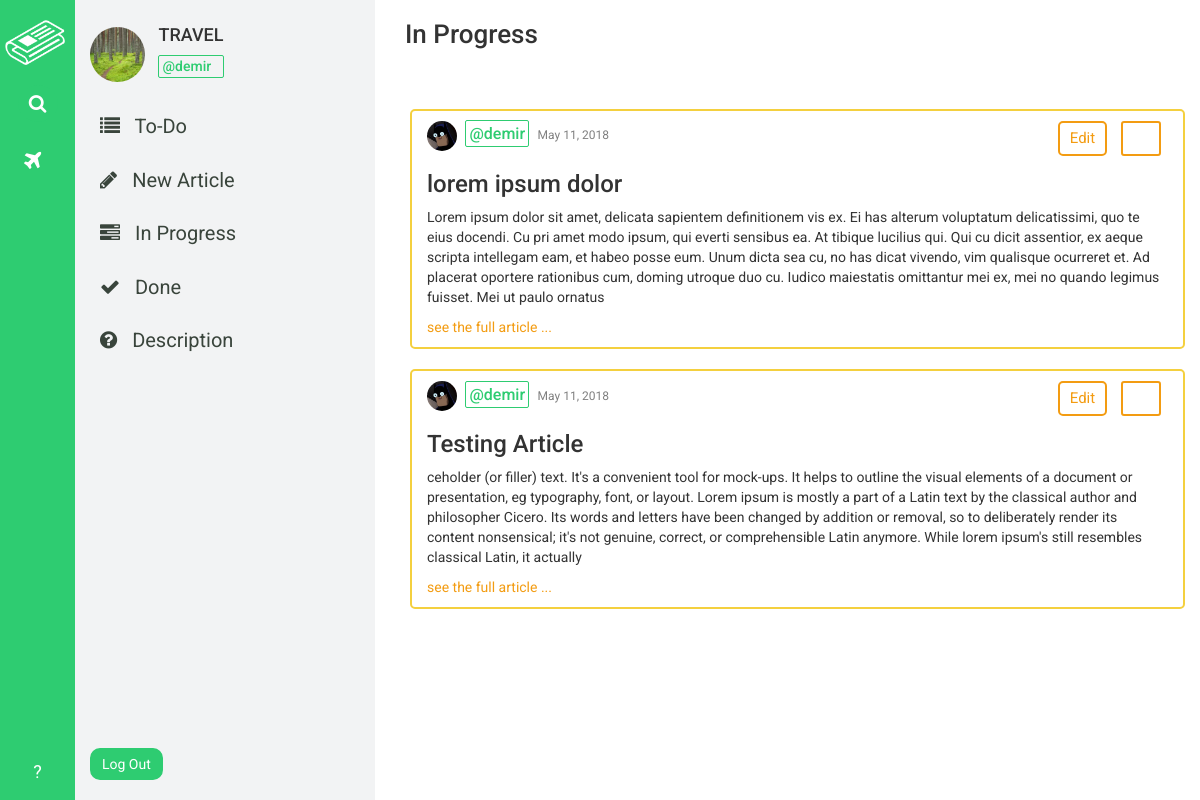
Before: /desk/TRAVEL/article/progress/ (signed in) with the older database file.
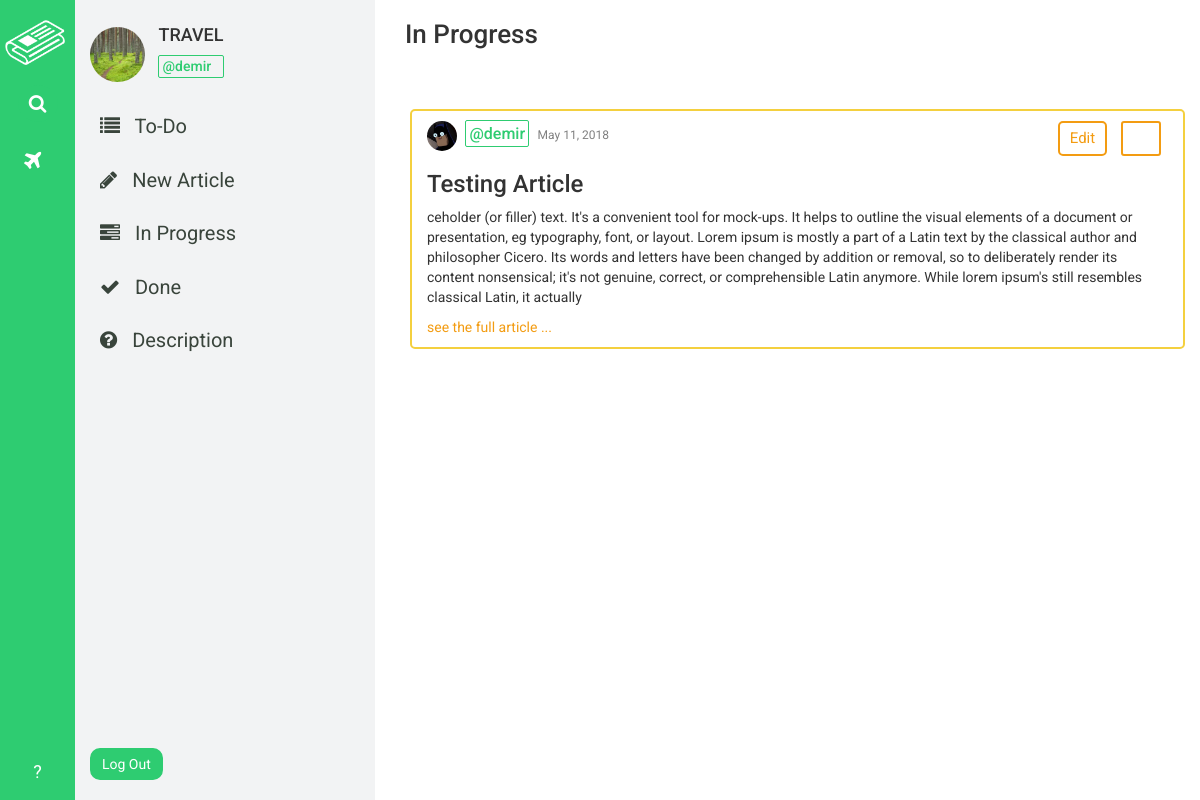
After: the same page with the newer database file.
### desk_app/models.py (models this page shows, shortened)
class DeskWorkers(models.Model):
    worker = models.ForeignKey(User, on_delete=models.CASCADE)
    joined_desk = models.ForeignKey(Desk, on_delete=models.CASCADE)

class Desk(models.Model):
    sub_editor = models.ForeignKey(User, on_delete=models.CASCADE)
    image = models.ImageField(
        upload_to='deks_images/', blank=False, null=False
    )
    CATEGORY_CHOICES = (
        ('WORLD', 'fa fa-globe'),
        ('METRO', 'fa fa-building'),
        ('POLITICS', 'fa-flag'),
        ('BUSINESS', 'fa fa-suitcase'),
        ('TECH', 'fa fa-code'),
        ('SCIENCE', 'fa fa-flask'),
        ('OPINION', 'fa fa-gavel'),
        ('HEALTH', 'fa fa-heart'),
        ('SPORTS', 'fa fa-bicycle'),
        ('ARTS', 'fa fa-paint-brush'),
        ('BOOKS', 'fa fa-book'),
        ('STYLE', 'fa fa-eye'),
        ('TRAVEL', 'fa fa-plane'),
        ('MAGAZINE', 'fa fa-file'),
        ('TABLOID', 'fa fa-phone'),
    )
    CATEGORY_COLOR_CHOICES = (
        ('WORLD', '#3498DB'),
        ('METRO', '#2980B9'),
        ('POLITICS', '#5D6D7E'),
        ('BUSINESS', '#2E4053'),
        ('TECH', '#F4D03F'),
        ('SCIENCE', '#2ECC71'),
        ('OPINION', '#9B59B6'),
        ('HEALTH', '#E74C3C'),
        ('SPORTS', '#58D68D'),
        ('ARTS', '#F39C12'),
        ('BOOKS', '#E67E22'),
        ('STYLE', '#F5B7B1'),
        ('TRAVEL', '#BB8FCE'),
        ('MAGAZINE', '#8E44AD'),
        ('TABLOID', '#A569BD'),
    )
    category = models.CharField(max_length=50, choices=CATEGORY_CHOICES)
    category_color = models.CharField(
        max_length=50, choices=CATEGORY_COLOR_CHOICES
    )
    name = models.CharField(max_length=30)
    description = models.TextField()
    creation_date = models.DateField(default=timezone.now)

class Article(models.Model):
    author = models.ForeignKey(User, on_delete=models.CASCADE)
    author_settings = models.ForeignKey(
            ProfileSettings, on_delete=models.CASCADE, null=True
        )
    desk = models.ForeignKey('Desk', on_delete=models.CASCADE, null=True)
    title = models.CharField(max_length=120)
    content = models.TextField()
    publish_date = models.DateField(default=timezone.now)
    category = models.CharField(max_length=50)
    pushed_to_done = models.BooleanField(default=False)
    pushed_to_publish = models.BooleanField(default=False)

### desk_app/views.py (the view)
# urls.py: path("<str:deskname>/article/progress/", views.in_progress, name='in_progress'),
@login_required
def in_progress(request, deskname):
    current_user = get_object_or_404(User, pk=request.user.id)
    desk = get_object_or_404(Desk, name=deskname)
    if request.POST.get("check_button"):
        hidden_id = request.POST.get("hidden_id")
        current_article = get_object_or_404(Article, pk=hidden_id)
        current_article.pushed_to_done = True
        current_article.save()
    try:
        all_articles = Article.objects.filter(pushed_to_done=False).order_by('-publish_date')
    except ObjectDoesNotExist:
        all_articles = None
    try:
        current_user_settings = ProfileSettings.objects.get(user=current_user)
    except ObjectDoesNotExist:
        current_user_settings = None
    try:
        current_user_desks = DeskWorkers.objects.filter(worker=current_user)
    except ObjectDoesNotExist:
        current_user_desks = None
    data = {
        'has_desk_navbar': True,
        'current_user': current_user,
        'desk': desk,
        'current_user_settings': current_user_settings,
        'current_user_desks': current_user_desks,
        'all_articles': all_articles,
    }
    return render(request, 'desk_app/in_progress.html', context=data)

### templates/desk_app/in_progress.html (shortened to what this page needs)
{% extends 'base.html' %}
{% load staticfiles %}
{% block css_link %}
<link rel="stylesheet" href="{% static 'desk_app/css/in_progress.css' %}" />
{% endblock %}
{% block content %}
<div id="wrapper">
  <h3 id="header">In Progress</h3>
  <br />
  <div id="article-container">
    {% for article in all_articles %}
    <div id="article-cell">
      <div id="author-info">
        <img src="{% static 'assets/pp.jpg' %}" alt="pp_image" height="30px" width="30px" />
        {% if article.author == desk.sub_editor %}
          <h4 style="color:#2ECC71; border:#2ECC71 1px solid ; padding:3px; border-radius:2px; font-size:16px">@{{ current_user.username }}</h4>
        {% else %}
          <h4 style="color:#3498DB; border:1px solid #3498DB; padding:3px; border-radius:2px; font-size:16px">@{{ current_user.username }}</h4>
        {% endif %}
        <p>{{ article.publish_date }}</p>
      </div>
      <div id="perform-buttons">
        <a href="{% url 'article_edit' deskname=desk.name article_id=article.id %}">Edit</a>
        <form method="post" action="{% url 'in_progress' deskname=desk.name %}" id="done-form">
          <button type="submit" name="check_button" value="True"><span id="form-span"></span></button>
        </form>
      </div>
      <h3>{{ article.title }}</h3>
      <p>{{ article.content|slice:"0:500" }}</p>
      <a href="{% url 'article_edit' deskname=desk.name article_id=article.id %}">see the full article ...</a>
    </div>
    {% endfor %}
  </div>
</div>
{% endblock %}

### templates/base.html (shortened to what this page needs)
{% load staticfiles %}
<!DOCTYPE html>
<html>
<head>
  <link rel="stylesheet" href="https://maxcdn.bootstrapcdn.com/bootstrap/3.3.7/css/bootstrap.min.css">
  <link rel="stylesheet" href="https://cdnjs.cloudflare.com/ajax/libs/font-awesome/4.7.0/css/font-awesome.min.css">
  <link rel="stylesheet" href="{% static 'base.css' %}">
  {% block css_link %}{% endblock %}
</head>
<body>
  {% if has_desk_navbar == True %}
    <div id="home-navbar-left-part">
      <a href="{% url 'dashboard' %}"><img src="{% static 'assets/white-logo.png' %}" alt="logo"/></a>
      <a id="home-search-link" href=""><p class="text-center"><i class="fa fa-search"></i></p></a>
      <div id="home-desk-links">
        {% for desk in current_user_desks %}
          <a href="{% url 'to_do' deskname=desk.joined_desk.name %}" id="desk-link"><p><i class="{{ desk.joined_desk.get_category_display }}"></i> <span>{{ desk.joined_desk.name }}</span></p></a>
        {% endfor %}
      </div>
      <a id="home-help-link" href="" class="text-center"><p class="text-center">?</p></a>
    </div>
    <div id="home-navbar-right-part">
      <div id="right-part-author-info">
        <img src="{{ desk.image.url }}" alt="Profile photo" height="55px" width="55px" />
        <div id="right-part-author-name">
          <h4> {{ desk.name }}</h4>
          {% if current_user == desk.sub_editor %}
            <h5 style="color:#2ECC71; border:#2ECC71 1px solid ; padding:3px; border-radius:2px;">@{{ current_user.username }}</h5>
          {% else %}
            <h5 style="color:#3498DB; border:1px solid #3498DB; padding:3px; border-radius:2px;">@{{ current_user.username }}</h5>
          {% endif %}
        </div>
      </div>
      <a href="{% url 'to_do' deskname=desk.name %}"><i class="fa fa-list"></i> To-Do</a>
      <a href="{% url 'new_article' deskname=desk.name %}"><i class="fa fa-pencil"></i> New Article</a>
      <a href="{% url 'in_progress' deskname=desk.name %}"><i class="fa fa-tasks"></i> In Progress</a>
      <a href=""><i class="fa fa-check"></i> Done</a>
      <a href=""><i class="fa fa-question-circle"></i> Description</a>
      <form method="POST" action="{% url 'logout' %}" id="logout_form">
        <input type="submit" value="Log Out" />
      </form>
    </div>
  {% endif %}
  {% block content %}{% endblock %}
</body>
</html>

Changed rows visible on the page:
removed Article: {{ current_user.username }} "demir", publish_date "May 11, 2018", title "lorem ipsum dolor", content "Lorem ipsum dolor sit amet, delicata sapientem definitionem vis ex. Ei has alterum voluptatum delicatissimi, quo te eius docendi. Cu pri amet modo ipsum, qui everti sensibus ea. At tibique lucilius qui. Qui cu dicit assentior, ex aeque scripta intellegam eam, et habeo posse eum. Unum dicta sea cu, no has dicat vivendo, vim qualisque ocurreret et. Ad placerat oportere rationibus cum, doming utroque duo cu. Iudico maiestatis omittantur mei ex, mei no quando legimus fuisset. Mei ut paulo ornatus"
